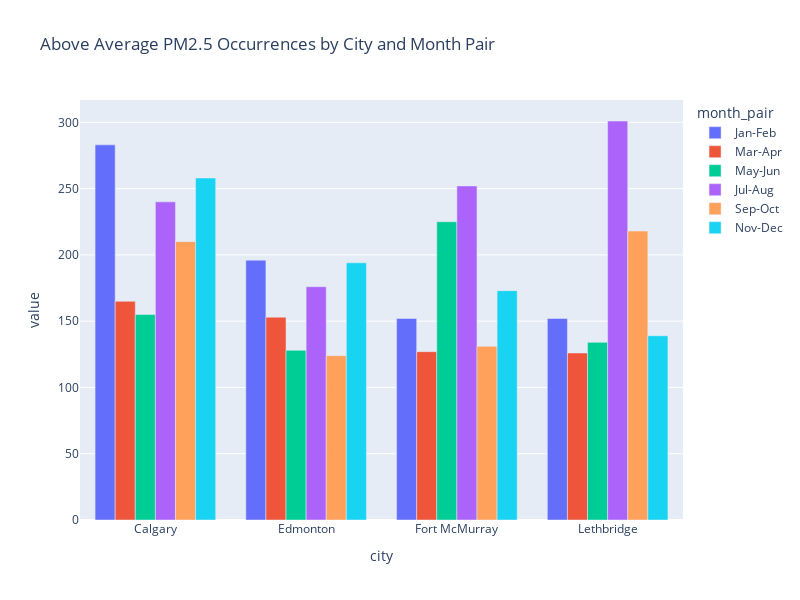

Notebook cell for this chart:
### Markdown cell above
#### Plot

### Code cell
sorted_df = cities_df[cities_df['pm25_class'] == 1].sort_values(by=['month_pair'])

# Group and Pivot
monthly_city_above_avg = sorted_df.groupby(['city', 'month_pair']).size().unstack(fill_value=0)

# Plotting
fig = px.bar(
    monthly_city_above_avg,
    barmode='group',
    title='Above Average PM2.5 Occurrences by City and Month Pair',
    category_orders={
                "month_pair": ["Jan-Feb", "Mar-Apr", "May-Jun", "Jul-Aug", "Sep-Oct", "Nov-Dec"]
            },
    width=800,
    height=600
)
fig.show()

### Figure 1 — Plotly figure (JSON) as saved in the notebook; plotly's stock layout.template omitted (floating-point values rounded to 4 significant figures)
{"data": [{"alignmentgroup": "True", "hovertemplate": "month_pair=Jan-Feb<br>city=%{x}<br>value=%{y}<extra></extra>", "legendgroup": "Jan-Feb", "marker": {"color": "#636efa", "pattern": {"shape": ""}}, "name": "Jan-Feb", "offsetgroup": "Jan-Feb", "orientation": "v", "showlegend": true, "textposition": "auto", "type": "bar", "x": ["Calgary", "Edmonton", "Fort McMurray", "Lethbridge"], "xaxis": "x", "y": [283, 196, 152, 152], "yaxis": "y"}, {"alignmentgroup": "True", "hovertemplate": "month_pair=Mar-Apr<br>city=%{x}<br>value=%{y}<extra></extra>", "legendgroup": "Mar-Apr", "marker": {"color": "#EF553B", "pattern": {"shape": ""}}, "name": "Mar-Apr", "offsetgroup": "Mar-Apr", "orientation": "v", "showlegend": true, "textposition": "auto", "type": "bar", "x": ["Calgary", "Edmonton", "Fort McMurray", "Lethbridge"], "xaxis": "x", "y": [165, 153, 127, 126], "yaxis": "y"}, {"alignmentgroup": "True", "hovertemplate": "month_pair=May-Jun<br>city=%{x}<br>value=%{y}<extra></extra>", "legendgroup": "May-Jun", "marker": {"color": "#00cc96", "pattern": {"shape": ""}}, "name": "May-Jun", "offsetgroup": "May-Jun", "orientation": "v", "showlegend": true, "textposition": "auto", "type": "bar", "x": ["Calgary", "Edmonton", "Fort McMurray", "Lethbridge"], "xaxis": "x", "y": [155, 128, 225, 134], "yaxis": "y"}, {"alignmentgroup": "True", "hovertemplate": "month_pair=Jul-Aug<br>city=%{x}<br>value=%{y}<extra></extra>", "legendgroup": "Jul-Aug", "marker": {"color": "#ab63fa", "pattern": {"shape": ""}}, "name": "Jul-Aug", "offsetgroup": "Jul-Aug", "orientation": "v", "showlegend": true, "textposition": "auto", "type": "bar", "x": ["Calgary", "Edmonton", "Fort McMurray", "Lethbridge"], "xaxis": "x", "y": [240, 176, 252, 301], "yaxis": "y"}, {"alignmentgroup": "True", "hovertemplate": "month_pair=Sep-Oct<br>city=%{x}<br>value=%{y}<extra></extra>", "legendgroup": "Sep-Oct", "marker": {"color": "#FFA15A", "pattern": {"shape": ""}}, "name": "Sep-Oct", "offsetgroup": "Sep-Oct", "orientation": "v", "showlegend": true, "textposition": "auto", "type": "bar", "x": ["Calgary", "Edmonton", "Fort McMurray", "Lethbridge"], "xaxis": "x", "y": [210, 124, 131, 218], "yaxis": "y"}, {"alignmentgroup": "True", "hovertemplate": "month_pair=Nov-Dec<br>city=%{x}<br>value=%{y}<extra></extra>", "legendgroup": "Nov-Dec", "marker": {"color": "#19d3f3", "pattern": {"shape": ""}}, "name": "Nov-Dec", "offsetgroup": "Nov-Dec", "orientation": "v", "showlegend": true, "textposition": "auto", "type": "bar", "x": ["Calgary", "Edmonton", "Fort McMurray", "Lethbridge"], "xaxis": "x", "y": [258, 194, 173, 139], "yaxis": "y"}], "layout": {"barmode": "group", "height": 600, "legend": {"title": {"text": "month_pair"}, "tracegroupgap": 0}, "title": {"text": "Above Average PM2.5 Occurrences by City and Month Pair"}, "width": 800, "xaxis": {"anchor": "y", "autorange": true, "domain": [0, 1], "range": [-0.5, 3.5], "title": {"text": "city"}, "type": "category"}, "yaxis": {"anchor": "x", "autorange": true, "domain": [0, 1], "range": [0, 316.8], "title": {"text": "value"}, "type": "linear"}}}
